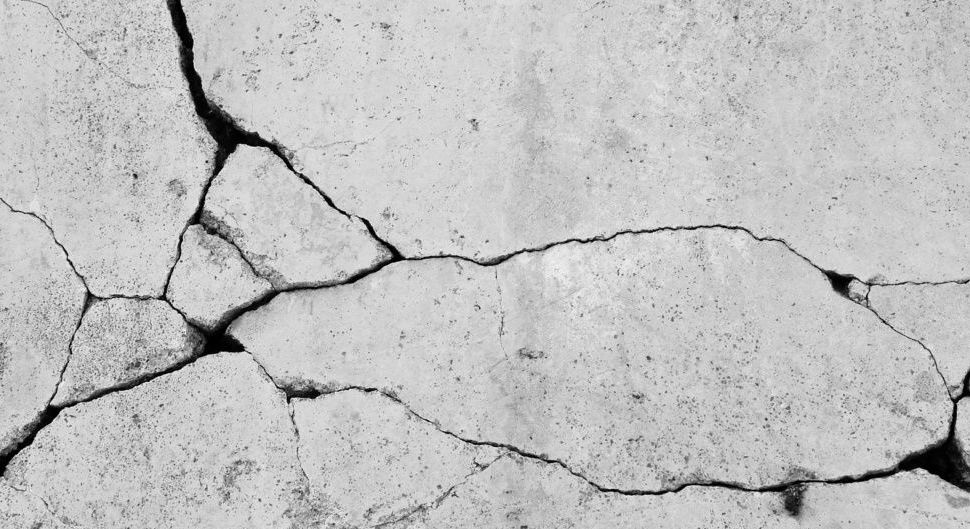
#> input picture fissure_1.jpg, 970 x 529 px
$ python detect_mask.py fissure_1.jpg
#> lines starting #> are read from the running program, lines starting #| are printed output that depends on the picture; after the words box and inside, x2 and y2 are one past the last pixel; in counts of white or black regions, pixels touching at a corner belong together
"""
Simple crack mask + bounding box detector (OpenCV + NumPy only).
- Input: one image path
- Output: binary mask and boxed image in output/.
"""

import argparse
import os
import cv2
import numpy as np


def imread_unicode(path: str):
    # cv2.imread struggles with some unicode paths on Windows; use imdecode.
#> called with path = 'fissure_1.jpg'
    data = np.fromfile(path, dtype=np.uint8)
    if data.size == 0:
        return None
    return cv2.imdecode(data, cv2.IMREAD_COLOR)
#> returned value is the input picture: shape (529, 970, 3); min 0, max 255, mean 192.8


def ensure_dir(path: str):
    os.makedirs(path, exist_ok=True)


def detect_crack(image_path: str, output_dir: str):
    ensure_dir(output_dir)

    img = imread_unicode(image_path)
    if img is None:
        raise RuntimeError(f"Impossible de charger l'image: {image_path}")

    gray = cv2.cvtColor(img, cv2.COLOR_BGR2GRAY)

    # Local contrast (helps thin cracks)
    clahe = cv2.createCLAHE(clipLimit=2.0, tileGridSize=(8, 8))
    gray_eq = clahe.apply(gray)

    blurred = cv2.GaussianBlur(gray_eq, (5, 5), 0)

    # Enhance thin dark structures: combine top-hat and black-hat
    kernel_morph = cv2.getStructuringElement(cv2.MORPH_RECT, (11, 11))
    tophat = cv2.morphologyEx(blurred, cv2.MORPH_TOPHAT, kernel_morph)
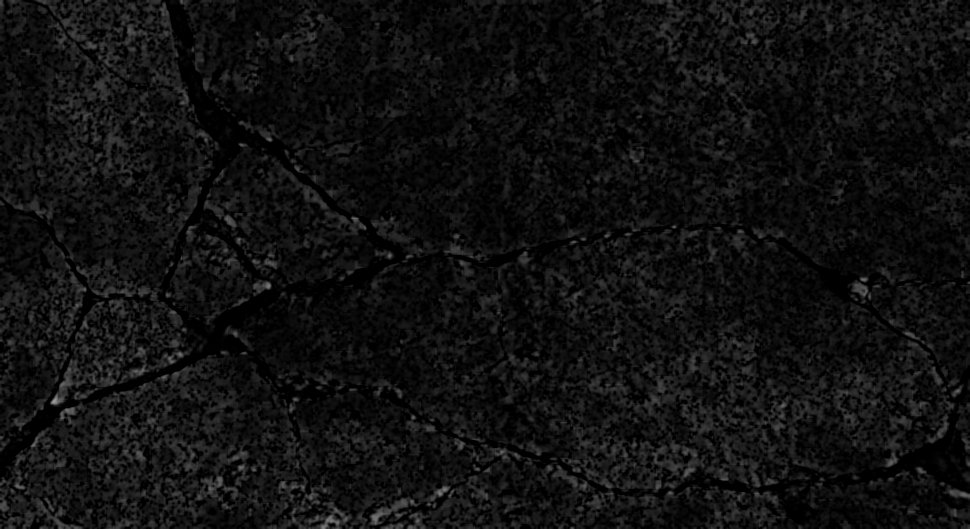
#> tophat: shape (529, 970); min 0, max 154, mean 16.3
    blackhat = cv2.morphologyEx(blurred, cv2.MORPH_BLACKHAT, kernel_morph)

    enhanced = cv2.addWeighted(tophat, 1.0, blackhat, 1.5, 0)
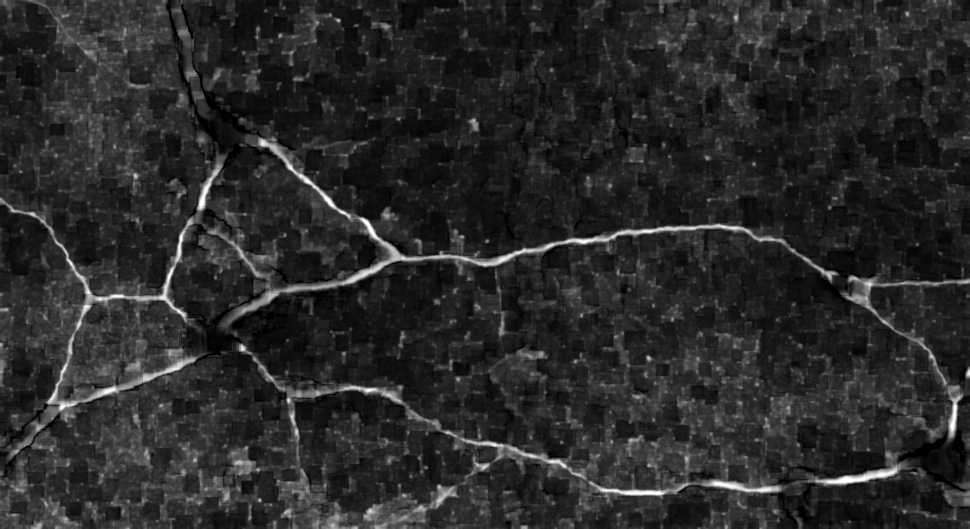
#> enhanced: shape (529, 970); min 0, max 255, mean 41.5

    # Normalize and threshold (Otsu)
    enh_norm = cv2.normalize(enhanced, None, 0, 255, cv2.NORM_MINMAX)
    _, mask = cv2.threshold(enh_norm, 0, 255, cv2.THRESH_BINARY + cv2.THRESH_OTSU)
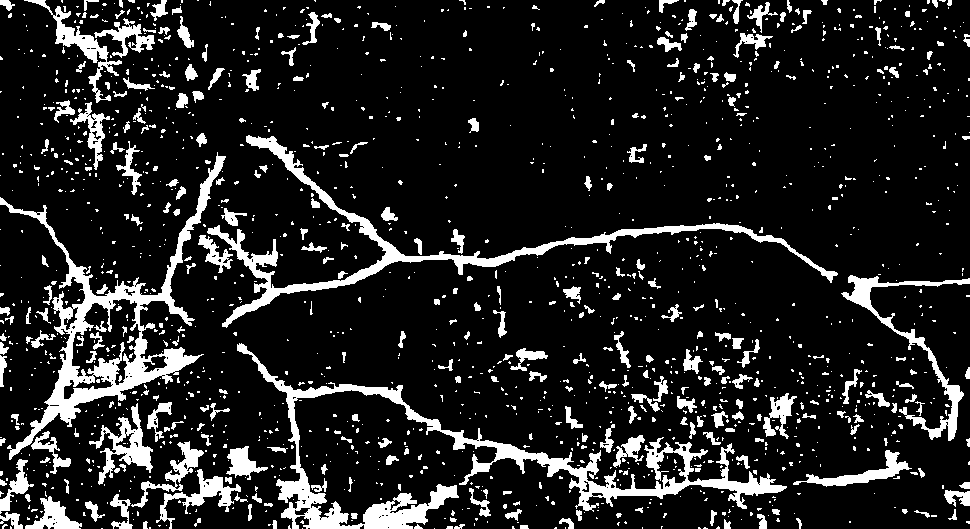
#> mask: shape (529, 970); 13.4% white; 1614 white regions (1306 under 20 px), largest, box (x1, y1, x2, y2) and area: (237, 343, 787, 529) 11939, (0, 152, 226, 460) 9304, (207, 135, 838, 328) 7287

    # Edge cue to recover missing thin parts
    edges = cv2.Canny(blurred, 40, 120)
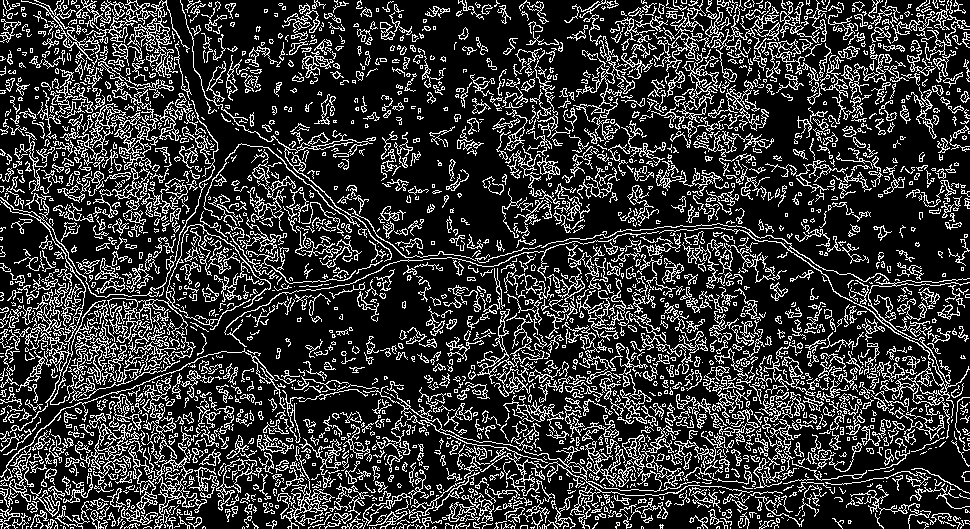
#> edges: shape (529, 970); 21.4% white in thin lines or dots
    # keep edges thin (no dilation) to avoid over-thickening when fused
    mask = cv2.bitwise_or(mask, edges)
#> mask: shape (529, 970); 30.4% white; 1775 white regions (784 under 20 px), largest, box (x1, y1, x2, y2) and area: (0, 0, 970, 529) 67628, (37, 69, 126, 170) 2033, (653, 0, 724, 123) 1890

    # Clean mask
    kernel_open = cv2.getStructuringElement(cv2.MORPH_RECT, (3, 3))
    mask = cv2.morphologyEx(mask, cv2.MORPH_OPEN, kernel_open, iterations=1)
#> mask: shape (529, 970); 14.5% white; 1115 white regions (680 under 20 px), largest, box (x1, y1, x2, y2) and area: (0, 156, 225, 460) 9819, (237, 343, 787, 529) 9076, (207, 136, 838, 327) 7611
    kernel_close = cv2.getStructuringElement(cv2.MORPH_RECT, (7, 17))
    mask = cv2.morphologyEx(mask, cv2.MORPH_CLOSE, kernel_close, iterations=1)
#> mask: shape (529, 970); 23.6% white; 272 white regions (140 under 20 px), largest, box (x1, y1, x2, y2) and area: (0, 120, 838, 529) 78938, (22, 0, 204, 192) 11482, (837, 264, 970, 451) 5291
    # very light dilation to connect fragmented crack pixels
    kernel_dil = cv2.getStructuringElement(cv2.MORPH_RECT, (3, 5))
    mask = cv2.dilate(mask, kernel_dil, iterations=1)
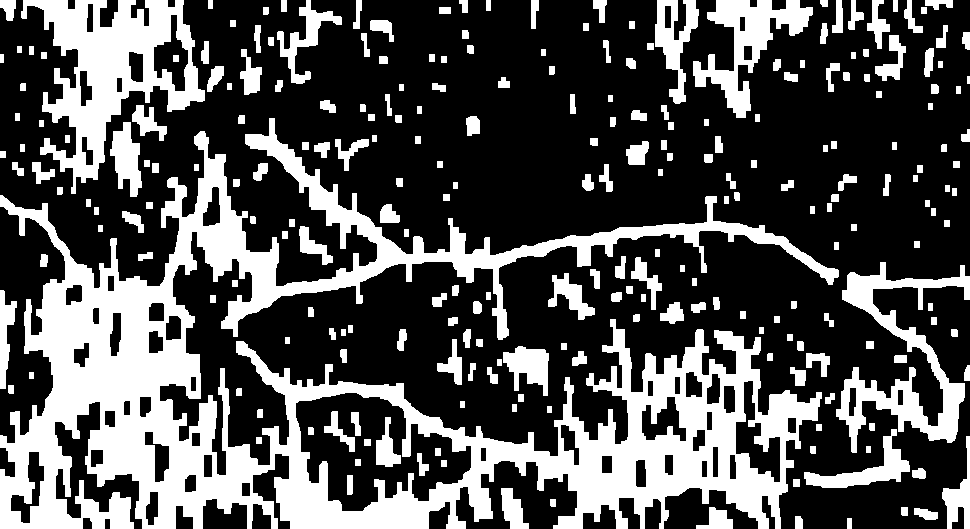
#> mask: shape (529, 970); 32% white; 251 white regions

    # Keep meaningful components (no top-k cap to avoid truncation of elongated cracks)
    contours, _ = cv2.findContours(mask, cv2.RETR_EXTERNAL, cv2.CHAIN_APPROX_SIMPLE)
#> contours = 240 contours, 1 with area under 20; largest, box (x1, y1, x2, y2) and area: (0, 118, 839, 529) 120051, (21, 0, 205, 194) 15777, (836, 262, 970, 453) 7178, (693, 0, 813, 118) 4786, (655, 0, 699, 104) 1966
    cleaned = np.zeros_like(mask)
    min_area = 50  # filter small blobs to reduce overseg
    for c in contours:
        if cv2.contourArea(c) >= min_area:
            cv2.drawContours(cleaned, [c], -1, 255, thickness=cv2.FILLED)
#> this loop made 240 passes
#> c on passes 1, 8, 10: [[847, 518], [847, 528], [851, 528], [851, 518]], [[793, 479], [793, 486], [799, 486], [799, 479]], [[866, 446], [866, 452], [870, 452], [870, 446]]
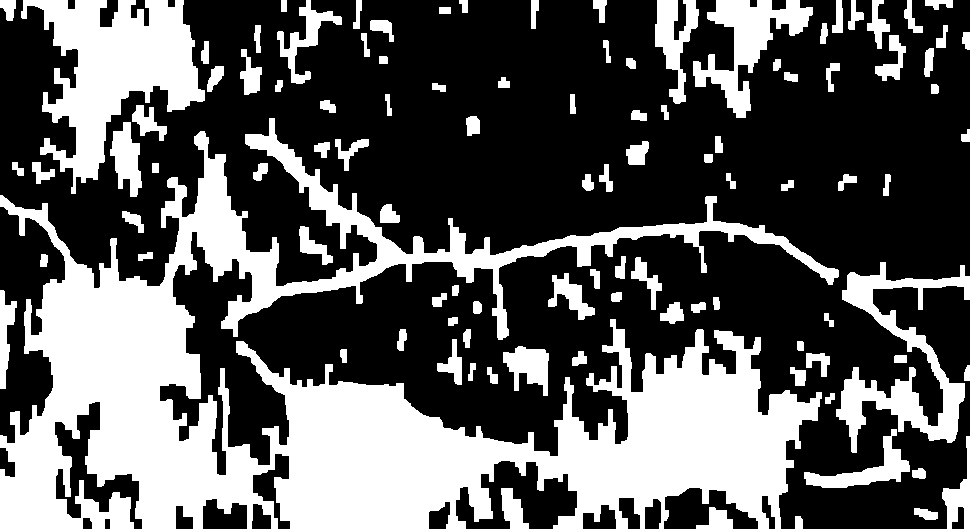
#> cleaned: shape (529, 970); 35.6% white; 103 white regions, largest, box (x1, y1, x2, y2) and area: (0, 118, 839, 529) 125047, (21, 0, 205, 194) 16429, (836, 262, 970, 453) 7830

    # Bounding box from cleaned mask
    ys, xs = np.where(cleaned > 0)
    boxed = img.copy()
    if len(xs) == 0:
        # Save empty mask and original image
        base = os.path.splitext(os.path.basename(image_path))[0]
        mask_path = os.path.join(output_dir, f"{base}_mask.png")
        boxed_path = os.path.join(output_dir, f"{base}_bbox.png")
        cv2.imwrite(mask_path, cleaned)
        cv2.imwrite(boxed_path, boxed)
        return mask_path, boxed_path

    x_min, x_max = xs.min(), xs.max()
#> x_min = 0; x_max = 969
    y_min, y_max = ys.min(), ys.max()
#> y_min = 0; y_max = 528
    cv2.rectangle(boxed, (x_min, y_min), (x_max, y_max), (0, 255, 0), 2)
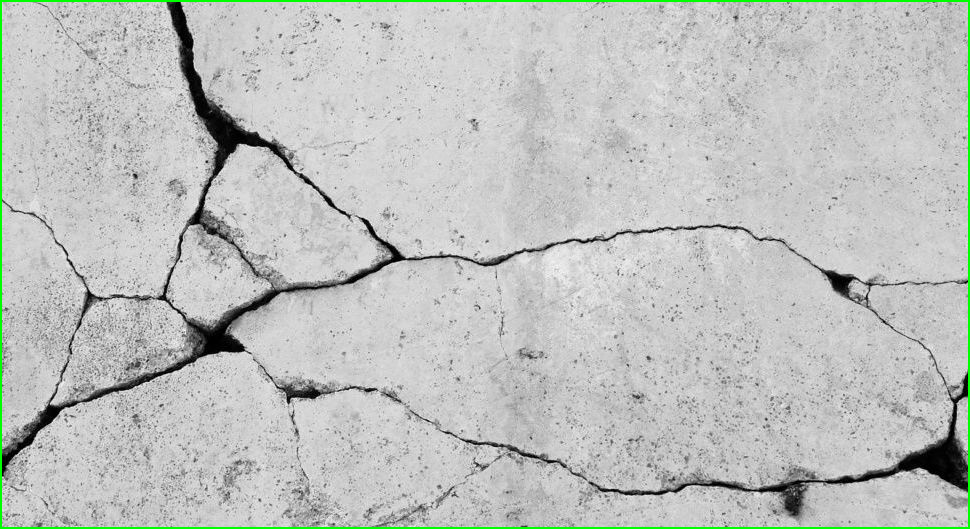
#> boxed: shape (529, 970, 3); 1.17% of pixels changed, all inside (x1, y1, x2, y2) = (0, 0, 970, 529)

    base = os.path.splitext(os.path.basename(image_path))[0]
    mask_path = os.path.join(output_dir, f"{base}_mask.png")
    boxed_path = os.path.join(output_dir, f"{base}_bbox.png")
    cv2.imwrite(mask_path, cleaned)
    cv2.imwrite(boxed_path, boxed)
    return mask_path, boxed_path


def main():
    parser = argparse.ArgumentParser(description="Crack mask + bounding box (OpenCV+NumPy only)")
    parser.add_argument("image", help="Chemin de l'image à traiter")
    parser.add_argument("--output", default="output", help="Dossier de sortie (par défaut: output)")
    args = parser.parse_args()

    mask_path, boxed_path = detect_crack(args.image, args.output)
    print(f"✓ Masque sauvegardé: {mask_path}")
    print(f"✓ Image avec bbox: {boxed_path}")


if __name__ == "__main__":
    main()
